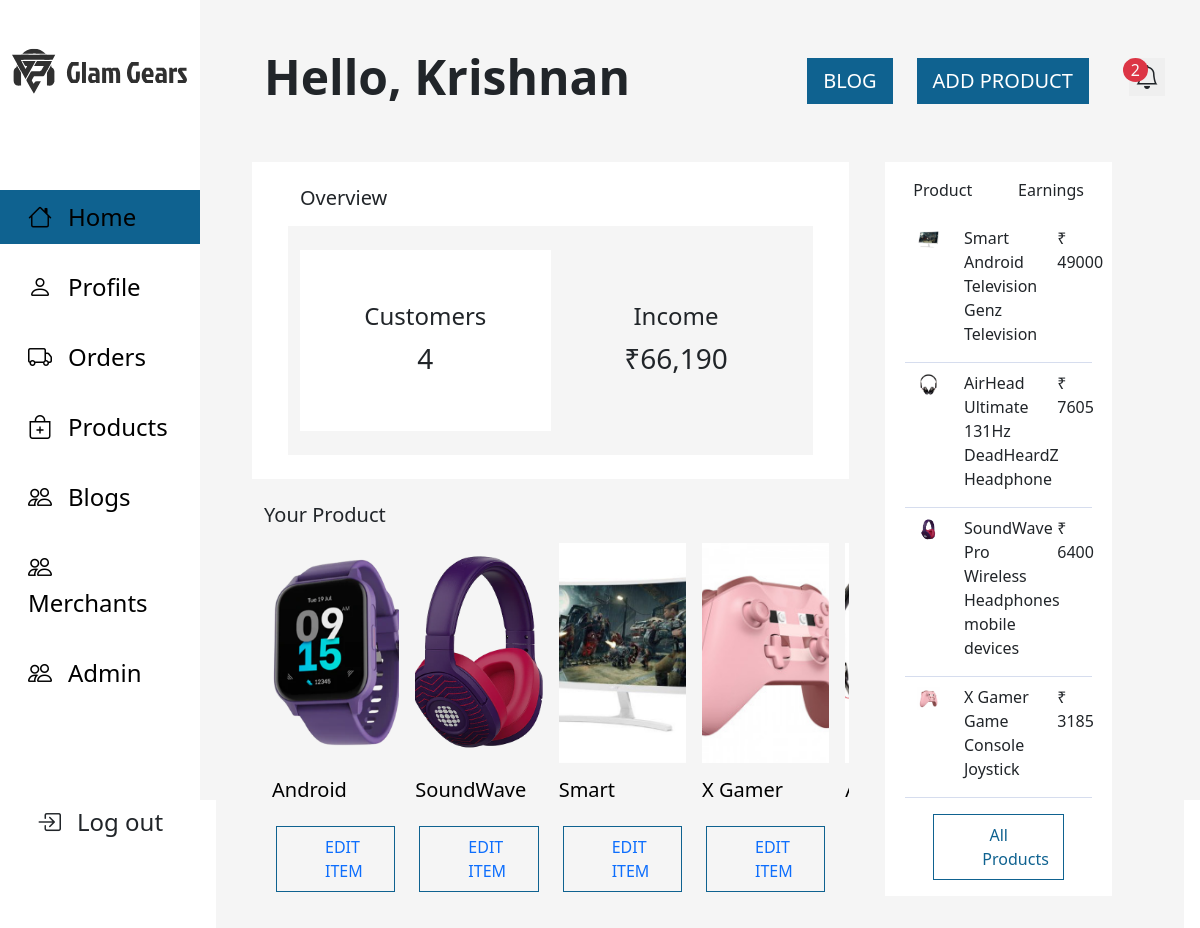
Page /admin/dashboard.php (signed in) on the committed database.
### tables this page shows
CREATE TABLE `merchants` (
  `id` int(11) NOT NULL,
  `merchant_id` int(11) NOT NULL,
  `merchant_name` varchar(60) NOT NULL,
  `business_name` varchar(60) NOT NULL,
  `merchant_email` varchar(320) NOT NULL,
  `merchant_phone` bigint(13) NOT NULL,
  `merchant_pass` varchar(30) NOT NULL,
  `user_type` varchar(10) NOT NULL DEFAULT 'merchant',
  `merchant_status` tinyint(1) NOT NULL DEFAULT 0,
  `userid` int(100) NOT NULL,
  `date_created` timestamp NOT NULL DEFAULT current_timestamp(),
  `date_updated` timestamp NOT NULL DEFAULT current_timestamp()
);

CREATE TABLE `products` (
  `id` int(11) NOT NULL,
  `product_id` int(100) NOT NULL,
  `product_name` varchar(100) NOT NULL,
  `product_description` longtext NOT NULL,
  `product_price` decimal(10,2) NOT NULL,
  `discount_percent` decimal(2,2) NOT NULL,
  `product_quantity` int(100) NOT NULL,
  `category_name` varchar(100) NOT NULL,
  `brand_name` varchar(100) NOT NULL,
  `product_status` varchar(8) NOT NULL DEFAULT 'active',
  `merchant_id` int(100) NOT NULL,
  `main_image_name` varchar(100) NOT NULL,
  `is_featured` varchar(1) NOT NULL,
  `created_at` timestamp NOT NULL DEFAULT current_timestamp() ON UPDATE current_timestamp(),
  `updated_at` timestamp NOT NULL DEFAULT current_timestamp()
);

### admin/dashboard.php (the view, shortened to what the rows shown need)
<?php
$userId = $_SESSION['user'];
if (isset($_SESSION['user'])) {
    $userId = $_SESSION['user'];
} else {
    echo "<script>window.location.href='../index.php'</script>";
}
if (!empty($userId)) {
    require_once "../config.php";
    $sql = "SELECT * FROM merchants WHERE  merchant_id = ?";
    $stmt = $config->prepare($sql);
    $stmt->bind_param("s", $userId);
    $stmt->execute();
    $result = $stmt->get_result();
    if ($result->num_rows > 0) {
        $row = $result->fetch_assoc();
        $merchantName = $row['merchant_name'];
    } else {
        echo "<script>window.location.href='../index.php'</script>";
    }
}
?>
<!DOCTYPE html>
<html lang="en">
<head>
    <link rel="stylesheet" href="./dashboard.css">
    <link rel="stylesheet" href="../css/style.css" />
    <link rel="stylesheet" href="../node_modules/bootstrap-icons/font/bootstrap-icons.min.css" />
    <link rel="stylesheet" href="../node_modules/bootstrap/dist/css/bootstrap.min.css" />
    <link rel="stylesheet" href="../node_modules/bootstrap-icons/font/bootstrap-icons.min.css" />
</head>
<body>
    <section style="background-color: #F5F5F5;" class="container-fluid   vh-100 ">
        <div class="row h-100 ">
            <div class="col-10  px-3">
                <div class="row px-5 mt-5 d-flex align-items-center justify-content-between">
                    <div class="col-7">
                        <h3 class="display-5 fw-semibold">Hello,<?php echo " " . $merchantName;
                                                                ?></h3>
                    </div>
                </div>
                <div id="dashHome" style="background-color: #F5F5F5;" class="displayDash px-5 pb-2  h-auto  ">
                    <div class="row">
                        <div class="col-8">
                                        <?php
                                        include_once('../config.php');
                                        ?>
                            <section class="row mt-0">
                                <div class="col-12">
                                    <div class="row  ">
                                        <div class=" d-flex overflow-x-scroll">
                                            <?php
                                            $sql = "SELECT * FROM products WHERE merchant_id=$userId AND product_status='active' ORDER BY id DESC;";
                                            $result = mysqli_query($config, $sql);
                                            while ($row = mysqli_fetch_array($result)) {
                                            ?>
                                                <form method="post" class=" col-3 px-2 py-3 mt-0">
                                                    <a href="./editproduct.php?id=<?php echo $row['product_id']; ?>" class="link-underline d-flex flex-column gap-1 justify-content-center link-underline-opacity-0 card-seller">
                                                        <div class="row">
                                                            <img height="220px" class=" object-fit-cover" src="../uploads/<?php echo $row['main_image_name'] ?>" alt="" />
                                                        </div>
                                                        <div class="row mt-2">
                                                            <p style="height: 35px; overflow: hidden;" class="fw-medium fs-5 text-black"><?php echo $row['product_name']; ?></p>
                                                        </div>
                                                    </a>
                                                    <div class="row px-3">
                                                        <a href='./editproduct.php?id=<?php echo $row['product_id']; ?>' style="border:1px solid #0f6290;" class=" link-underline link-underline-opacity-0 text-center px-5 w-100 py-2">
                                                            EDIT ITEM
                                                        </a>
                                                    </div>
                                                </form>
                                            <?php
                                            }
                                            ?>
                                        </div>
                                    </div>
                                </div>
                            </section>
                        </div>
                    </div>
                </div>
            </div>
    </section>
</body>
</html>

### rows in the picture
merchants: merchant_name "Krishnan"
products: main_image_name (picture), product_name "Android…"
products: main_image_name (picture), product_name "SoundWave…"
products: main_image_name (picture), product_name "Smart…"
products: main_image_name (picture), product_name "X Gamer…"
products: main_image_name (picture)

### other values in the picture
$totalcontact "2"
$usertotal "4"
$amount "66,190"
$row['product_name'] "Smart Android Television Genz"
$row['category_name'] "Television"
$row['total_amount'] "49000"
$row['product_name'] "AirHead Ultimate 131Hz DeadHeardZ"
$row['category_name'] "Headphone"
$row['total_amount'] "7605"
$row['product_name'] "SoundWave Pro Wireless Headphones"
$row['category_name'] "mobile devices"
$row['total_amount'] "6400"
$row['product_name'] "X Gamer Game Console"
$row['category_name'] "Joystick"
$row['total_amount'] "3185"
